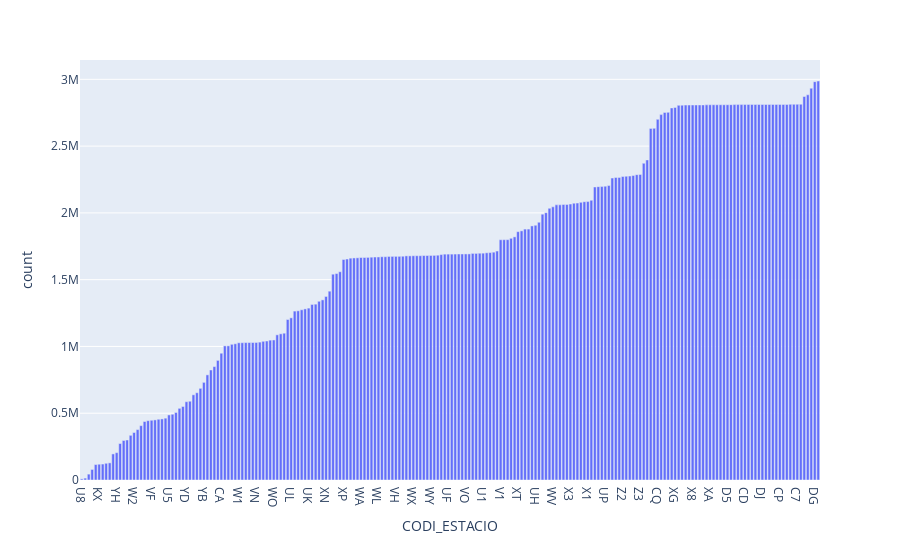

Source (notebook cell):
### Code cell
px.bar(df, x='CODI_ESTACIO', y='count').show()

### Figure 1 — Plotly figure (JSON) as saved in the notebook; plotly's stock layout.template omitted (floating-point values rounded to 4 significant figures; data arrays with more than 128 entries replaced by an {"elided": "..."} marker saying what was removed)
{"data": [{"alignmentgroup": "True", "hoverlabel": {"namelength": 0}, "hovertemplate": "CODI_ESTACIO=%{x}<br>count=%{y}", "legendgroup": "", "marker": {"color": "#636efa"}, "name": "", "offsetgroup": "", "orientation": "v", "showlegend": false, "textposition": "auto", "type": "bar", "x": {"elided": "212 str values"}, "xaxis": "x", "y": {"elided": "212 int values"}, "yaxis": "y"}], "layout": {"barmode": "relative", "legend": {"tracegroupgap": 0}, "margin": {"t": 60}, "xaxis": {"anchor": "y", "domain": [0, 1], "title": {"text": "CODI_ESTACIO"}}, "yaxis": {"anchor": "x", "domain": [0, 1], "title": {"text": "count"}}}}
